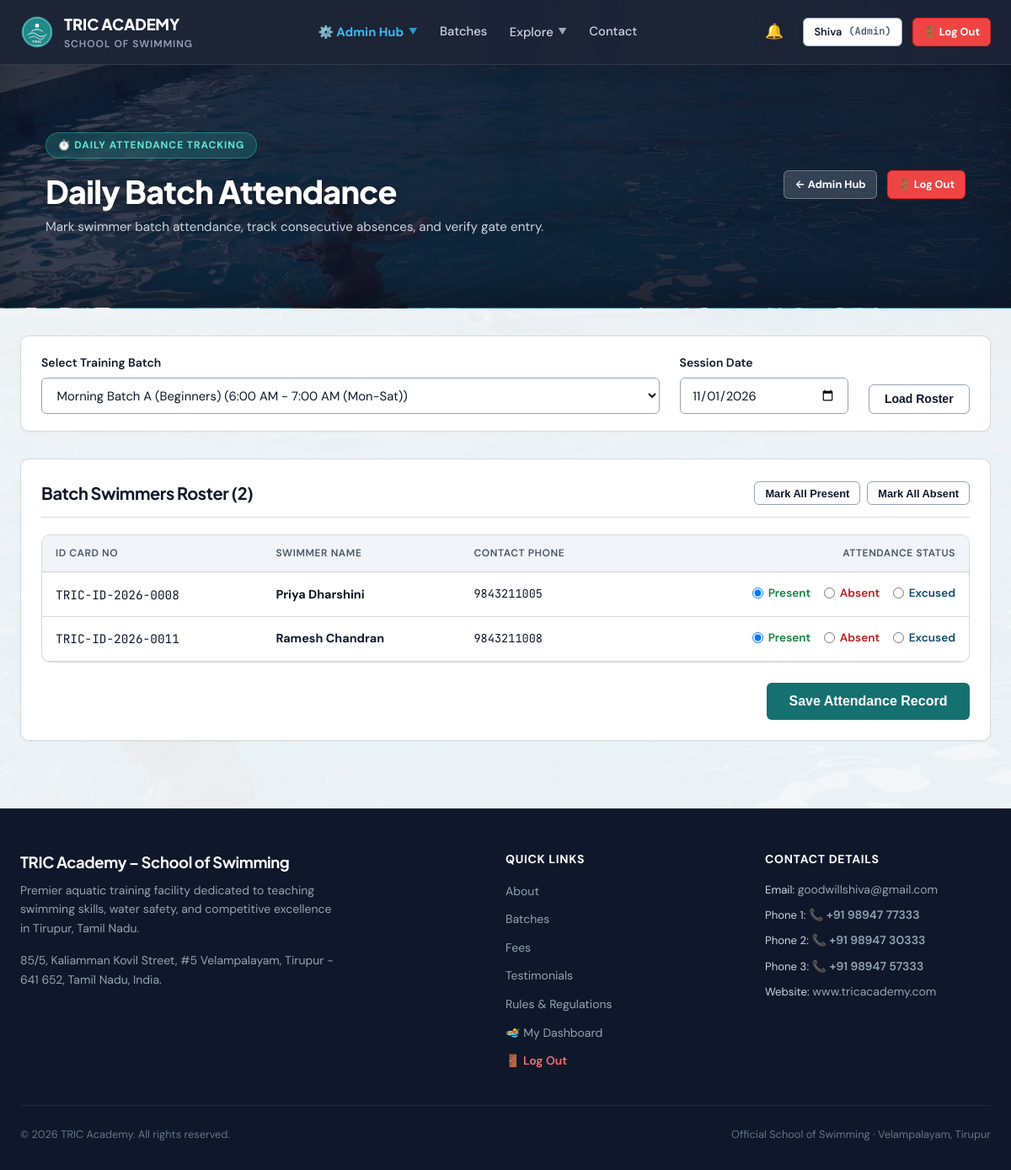
Page /attendance (signed in) on the earlier database version.
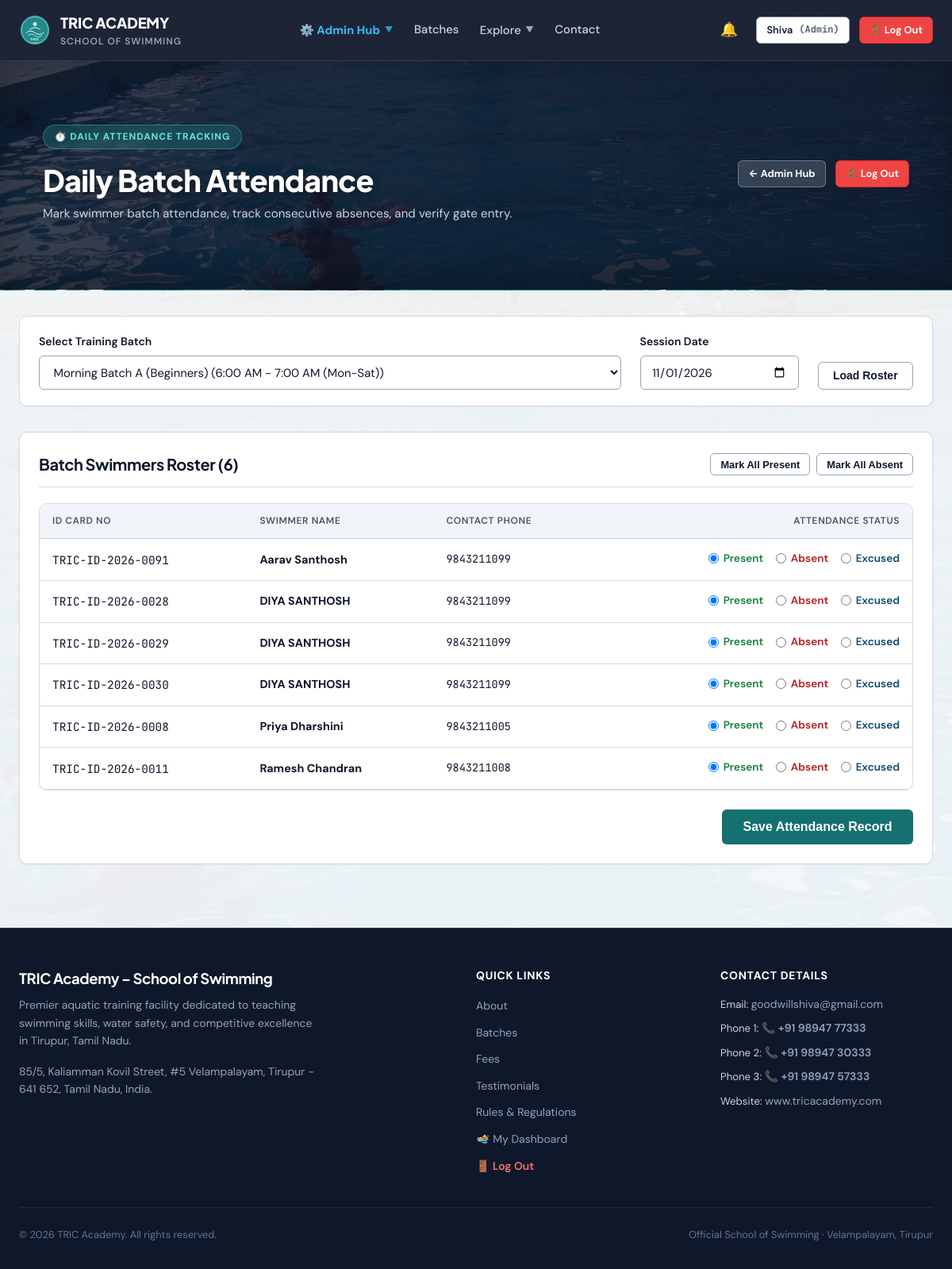
Same page on the later database version.
### tables this page shows
CREATE TABLE "users" (
    id INTEGER PRIMARY KEY AUTOINCREMENT,
    app_no TEXT UNIQUE NOT NULL,
    role TEXT CHECK(role IN ('member', 'coach', 'admin')) NOT NULL DEFAULT 'member',
    status TEXT CHECK(status IN ('pending', 'approved', 'deactivated')) NOT NULL DEFAULT 'pending',
    name TEXT NOT NULL,
    email TEXT NOT NULL,
    phone TEXT NOT NULL,
    password_hash TEXT NOT NULL,
    dob DATE,
    age INTEGER,
    address TEXT,
    pincode TEXT,
    guardian_name TEXT,
    guardian_occupation TEXT,
    experience TEXT,
    pass_type_requested TEXT CHECK(pass_type_requested IN ('learn_to_swim', 'competition')) DEFAULT 'learn_to_swim',
    sponsored INTEGER DEFAULT 0,
    sponsor_cert_filename TEXT,
    photo_filename TEXT,
    health_declared INTEGER DEFAULT 0,
    rules_agreed INTEGER DEFAULT 0,
    signature_name TEXT,
    place TEXT,
    application_date DATE DEFAULT (DATE('now')),
    email_verified INTEGER DEFAULT 0,
    email_token TEXT,
    phone_verified INTEGER DEFAULT 0,
    mock_otp TEXT,
    reset_token TEXT,
    reset_token_expiry DATETIME,
    created_at DATETIME DEFAULT CURRENT_TIMESTAMP,
    rules_confirmed_at DATETIME,
    parent_id INTEGER REFERENCES users(id)
);

CREATE TABLE office_use (
    id INTEGER PRIMARY KEY AUTOINCREMENT,
    user_id INTEGER UNIQUE NOT NULL,
    coach_recommendation TEXT,
    pass_type_issued TEXT,
    validity_start DATE,
    validity_end DATE,
    id_card_number TEXT,
    id_card_fee_paid INTEGER DEFAULT 0,
    documents_verified INTEGER DEFAULT 0,
    section_ic_signature TEXT,
    section_ic_date DATE,
    approved_by TEXT,
    approved_at DATETIME,
    FOREIGN KEY (user_id) REFERENCES users(id) ON DELETE CASCADE
);

### app.py (the view, shortened to what this page needs)
@app.route('/attendance', methods=['GET', 'POST'])
@login_required
def attendance_tool():
    user = get_current_user()
    db = get_db()
    batches = db.execute("SELECT * FROM batches ORDER BY id").fetchall()
    selected_batch_id = request.args.get('batch_id', type=int) or (batches[0]['id'] if batches else 1)
    selected_date_str = request.args.get('date', date.today().strftime('%Y-%m-%d'))
    roster = db.execute(
        """
        SELECT u.id, u.name, u.app_no, u.phone,
               o.id_card_number,
               a.status AS attendance_status
        FROM users u
        JOIN user_memberships m ON u.id = m.user_id AND m.is_active = 1
        LEFT JOIN office_use o ON u.id = o.user_id
        LEFT JOIN attendance a ON a.user_id = u.id AND a.batch_id = ? AND a.date = ?
        WHERE m.batch_id = ? AND u.status = 'approved'
        ORDER BY u.name
        """,
        (selected_batch_id, selected_date_str, selected_batch_id)
    ).fetchall()
    return render_template(
        'attendance.html',
        batches=batches,
        selected_batch_id=selected_batch_id,
        selected_date=selected_date_str,
        roster=roster
    )

### templates/attendance.html (shortened to what this page needs)
{% extends "base.html" %}
{% block content %}
<div class="page-hero-banner">
  <div class="container" style="max-width: 1140px;">
    <div style="display: flex; justify-content: space-between; align-items: center; flex-wrap: wrap; gap: 1.5rem;">
      <div>
        <div class="hero-badge">⏱️ Daily Attendance Tracking</div>
        <h1 style="color: #FFFFFF; margin: 0.25rem 0 0.5rem 0; font-size: clamp(1.75rem, 3.5vw, 2.35rem);">Daily Batch Attendance</h1>
        <p style="color: #CBD5E1; margin: 0; font-size: 0.95rem;">
          Mark swimmer batch attendance, track consecutive absences, and verify gate entry.
        </p>
      </div>
      <div style="display: flex; gap: 0.75rem; align-items: center;">
        {% if current_user.role == 'admin' %}
        <a href="{{ url_for('admin_dashboard') }}" class="btn btn-secondary btn-sm" style="background: rgba(255,255,255,0.15); border-color: rgba(255,255,255,0.3); color: #FFFFFF; font-weight: 700;">
          ← Admin Hub
        </a>
        {% endif %}
        <a href="{{ url_for('logout') }}" class="btn btn-danger btn-sm" style="font-weight: 700; background-color: #EF4444; border-color: #DC2626; color: #FFFFFF;" title="Log Out">
          🚪 Log Out
        </a>
      </div>
    </div>
  </div>
</div>
<div class="container" style="padding-top: 2rem; padding-bottom: 5rem;">
  <div class="card" style="margin-bottom: 2rem; padding: 1.25rem 1.5rem;">
    <form method="GET" style="display: flex; gap: 1.5rem; align-items: flex-end; flex-wrap: wrap;">
      <div style="flex: 1; min-width: 220px;">
        <label class="form-label" for="batchSelect">Select Training Batch</label>
        <select id="batchSelect" name="batch_id" class="form-control" onchange="this.form.submit()">
          {% for b in batches %}
          <option value="{{ b.id }}" {% if b.id == selected_batch_id %}selected{% endif %}>
            {{ b.name }} ({{ b.timing_desc }})
          </option>
          {% endfor %}
        </select>
      </div>
      <div style="width: 200px;">
        <label class="form-label" for="datePicker">Session Date</label>
        <input type="date" id="datePicker" name="date" class="form-control" value="{{ selected_date }}" onchange="this.form.submit()">
      </div>
      <div>
        <button type="submit" class="btn btn-secondary">
          Load Roster
        </button>
      </div>
    </form>
  </div>
  <form method="POST">
    <div class="card">
      <div class="card-header">
        <h3 class="card-title">Batch Swimmers Roster ({{ roster|length }})</h3>
        <div style="display: flex; gap: 0.5rem;">
          <button type="button" class="btn btn-secondary btn-sm" onclick="markAll('present')">
            Mark All Present
          </button>
          <button type="button" class="btn btn-secondary btn-sm" onclick="markAll('absent')">
            Mark All Absent
          </button>
        </div>
      </div>
      {% if roster %}
      <div class="table-container">
        <table class="data-table">
          <thead>
            <tr>
              <th>ID Card No</th>
              <th>Swimmer Name</th>
              <th>Contact Phone</th>
              <th style="text-align: right;">Attendance Status</th>
            </tr>
          </thead>
          <tbody>
            {% for r in roster %}
            <tr>
              <td class="font-mono">{{ r.id_card_number or 'PENDING' }}</td>
              <td style="font-weight: 700;">{{ r.name }}</td>
              <td class="font-mono" style="font-size: 0.85rem;">{{ r.phone }}</td>
              <td style="text-align: right;">
                <div style="display: inline-flex; gap: 1rem; align-items: center;">
                  <label style="cursor: pointer; display: inline-flex; align-items: center; gap: 0.35rem; font-size: 0.85rem; color: var(--success); font-weight: 600;">
                    <input type="radio" name="status_{{ r.id }}" value="present" class="status-radio-present"
                           {% if r.attendance_status == 'present' or not r.attendance_status %}checked{% endif %}>
                    Present
                  </label>
                  <label style="cursor: pointer; display: inline-flex; align-items: center; gap: 0.35rem; font-size: 0.85rem; color: var(--danger); font-weight: 600;">
                    <input type="radio" name="status_{{ r.id }}" value="absent" class="status-radio-absent"
                           {% if r.attendance_status == 'absent' %}checked{% endif %}>
                    Absent
                  </label>
                  <label style="cursor: pointer; display: inline-flex; align-items: center; gap: 0.35rem; font-size: 0.85rem; color: var(--brand-accent); font-weight: 600;">
                    <input type="radio" name="status_{{ r.id }}" value="excused" class="status-radio-excused"
                           {% if r.attendance_status == 'excused' %}checked{% endif %}>
                    Excused
                  </label>
                </div>
              </td>
            </tr>
            {% endfor %}
          </tbody>
        </table>
      </div>
      <div style="margin-top: 1.5rem; display: flex; justify-content: flex-end;">
        <button type="submit" class="btn btn-primary btn-lg">
          Save Attendance Record
        </button>
      </div>
      {% else %}
      <p style="text-align: center; color: var(--text-muted); padding: 3rem 0;">
        No active members assigned to this batch yet. Assign members from the Admin Hub.
      </p>
      {% endif %}
    </div>
  </form>
</div>
{% endblock %}

### templates/base.html (shortened to what this page needs)
<!DOCTYPE html>
<html lang="en">
<head>
  <link rel="stylesheet" href="{{ url_for('static', filename='css/theme.css') }}">
  <link rel="stylesheet" href="{{ url_for('static', filename='css/paper_form.css') }}">
</head>
<body class="{% block body_class %}{% endblock %}">
  <header class="top-navbar {% block nav_class %}{% endblock %}">
    <div class="nav-container">
      <a href="{{ url_for('index') }}" class="brand-lockup">
        <img src="{{ url_for('static', filename='images/logo.svg') }}" alt="TRIC Logo" class="brand-logo-img">
        <div>
          <span class="brand-name">TRIC ACADEMY</span>
          <span class="brand-sub" data-i18n="nav_brand_sub">School of Swimming</span>
        </div>
      </a>
      <nav class="nav-links">
        {% if current_user and current_user.role == 'member' %}
          <a href="{{ url_for('member_dashboard') }}" class="nav-link {% if request.path in ('/dashboard', '/member/dashboard') %}active{% endif %}" data-i18n="nav_dashboard">🏊 My Dashboard</a>
          <a href="{{ url_for('renew_membership') }}" class="nav-link {% if request.path == '/renew' %}active{% endif %}" data-i18n="nav_renew">⚡ Renew Pass</a>
          <a href="{{ url_for('index') }}#batches" class="nav-link" data-i18n="nav_batches">Batches</a>
        {% elif current_user and current_user.role == 'admin' %}
          <div class="nav-dropdown" id="navAdminDropdown">
            <button type="button" class="nav-dropdown-toggle {% if '/admin' in request.path %}active{% endif %}" style="color: #38BDF8; font-weight: 700;">
              <span>⚙️ Admin Hub</span>
              <span class="nav-dropdown-chevron">▼</span>
            </button>
          </div>
          <a href="{{ url_for('index') }}#batches" class="nav-link" data-i18n="nav_batches">Batches</a>
        {% else %}
          <a href="{{ url_for('index') }}#about" class="nav-link" data-i18n="nav_about">About</a>
          <a href="{{ url_for('index') }}#batches" class="nav-link" data-i18n="nav_batches">Batches</a>
          <a href="{{ url_for('index') }}#fees" class="nav-link" data-i18n="nav_fees">Fees</a>
        {% endif %}
        <div class="nav-dropdown" id="navExploreDropdown">
          <button type="button" class="nav-dropdown-toggle {% if request.path in ('/rules', '/competition') %}active{% endif %}" aria-expanded="false" aria-haspopup="true">
            <span data-i18n="nav_explore">Explore</span>
            <span class="nav-dropdown-chevron">▼</span>
          </button>
        </div>
        <a href="{{ url_for('index') }}#contact" class="nav-link" data-i18n="nav_contact">Contact</a>
      </nav>
      <div class="nav-actions">
        {% if current_user %}
          <div class="notif-dropdown-wrapper">
            <button type="button" class="notif-btn" id="notifBellBtn" title="Notifications" onclick="document.getElementById('notifMenu').classList.toggle('open')">
              🔔
            </button>
          </div>
          <a href="{{ url_for('member_dashboard') if current_user.role == 'member' else url_for('admin_dashboard') }}" class="btn btn-secondary btn-sm nav-desktop-user">
            <span>{{ current_user.name.split()[0] }}</span>
            <span class="font-mono" style="font-size: 0.75rem; color: var(--text-muted);">({{ current_user.role|capitalize }})</span>
          </a>
          <a href="{{ url_for('logout') }}" class="btn btn-danger btn-sm nav-desktop-logout" style="font-weight: 700; background-color: #EF4444; border-color: #DC2626; color: #FFFFFF;" title="Log Out" data-i18n="nav_logout">
          </a>
        {% else %}
          <a href="{{ url_for('login') }}" class="btn btn-secondary btn-sm nav-desktop-login" data-i18n="nav_login">Login</a>
          <a href="{{ url_for('apply_pass') }}" class="btn btn-primary btn-sm nav-desktop-apply" data-i18n="nav_apply">Apply for Pass</a>
        {% endif %}
      </div>
    </div>
  </header>
  <main class="main-content">
    {% block content %}{% endblock %}
  </main>
  <footer class="site-footer">
    <div class="footer-container">
      <div class="footer-brand">
        <h4>TRIC Academy – School of Swimming</h4>
        <p>Premier aquatic training facility dedicated to teaching swimming skills, water safety, and competitive excellence in Tirupur, Tamil Nadu.</p>
        <div style="margin-top: 1rem; font-size: 0.85rem; color: #94A3B8;">
          <p>85/5, Kaliamman Kovil Street, #5 Velampalayam, Tirupur - 641 652, Tamil Nadu, India.</p>
        </div>
      </div>
      <div class="footer-col">
        <h5>Quick Links</h5>
        <ul class="footer-links">
          <li><a href="{{ url_for('index') }}#about" data-i18n="nav_about">About Academy</a></li>
          <li><a href="{{ url_for('index') }}#batches" data-i18n="nav_batches">Batch Schedules</a></li>
          <li><a href="{{ url_for('index') }}#fees" data-i18n="nav_fees">Membership Fees</a></li>
          <li><a href="{{ url_for('index') }}#testimonials" data-i18n="nav_testimonials">Member Testimonials</a></li>
          <li><a href="{{ url_for('rules') }}" data-i18n="nav_rules">Pool Rules & Safety</a></li>
          {% if current_user %}
            <li><a href="{{ url_for('member_dashboard') if current_user.role == 'member' else url_for('admin_dashboard') }}" data-i18n="nav_dashboard">My Dashboard</a></li>
            <li><a href="{{ url_for('logout') }}" style="color: #F87171; font-weight: 600;" data-i18n="nav_logout">🚪 Log Out</a></li>
          {% else %}
            <li><a href="{{ url_for('apply_pass') }}" data-i18n="nav_apply">Apply for Entry Pass</a></li>
          {% endif %}
        </ul>
      </div>
      <div class="footer-col">
        <h5>Contact Details</h5>
        <ul class="footer-links" style="font-size: 0.825rem;">
          <li>Email: <a href="mailto:goodwillshiva@gmail.com">goodwillshiva@gmail.com</a></li>
          <li>Phone 1: <a href="tel:+919894777333" class="phone-link">📞 +91 98947 77333</a></li>
          <li>Phone 2: <a href="tel:+919894730333" class="phone-link">📞 +91 98947 30333</a></li>
          <li>Phone 3: <a href="tel:+919894757333" class="phone-link">📞 +91 98947 57333</a></li>
          <li>Website: <a href="http://www.tricacademy.com" target="_blank">www.tricacademy.com</a></li>
        </ul>
      </div>
    </div>
    <div class="footer-bottom">
      <span>&copy; {{ now.year }} TRIC Academy. All rights reserved.</span>
      <span>Official School of Swimming · Velampalayam, Tirupur</span>
    </div>
  </footer>
</body>
</html>

Differences in the rows shown:
added office_use: id_card_number "TRIC-ID-2026-0091", name "Aarav Santhosh", phone "9843211099", id "☑ Present", id "☐ Absent", id "☐ Excused"
added office_use: id_card_number "TRIC-ID-2026-0028", name "DIYA SANTHOSH", phone "9843211099", id "☑ Present", id "☐ Absent", id "☐ Excused"
added office_use: id_card_number "TRIC-ID-2026-0029", name "DIYA SANTHOSH", phone "9843211099", id "☑ Present", id "☐ Absent", id "☐ Excused"
added office_use: id_card_number "TRIC-ID-2026-0030", name "DIYA SANTHOSH", phone "9843211099", id "☑ Present", id "☐ Absent", id "☐ Excused"
Other differences:
{{ roster|length }}: "2" → "6"
